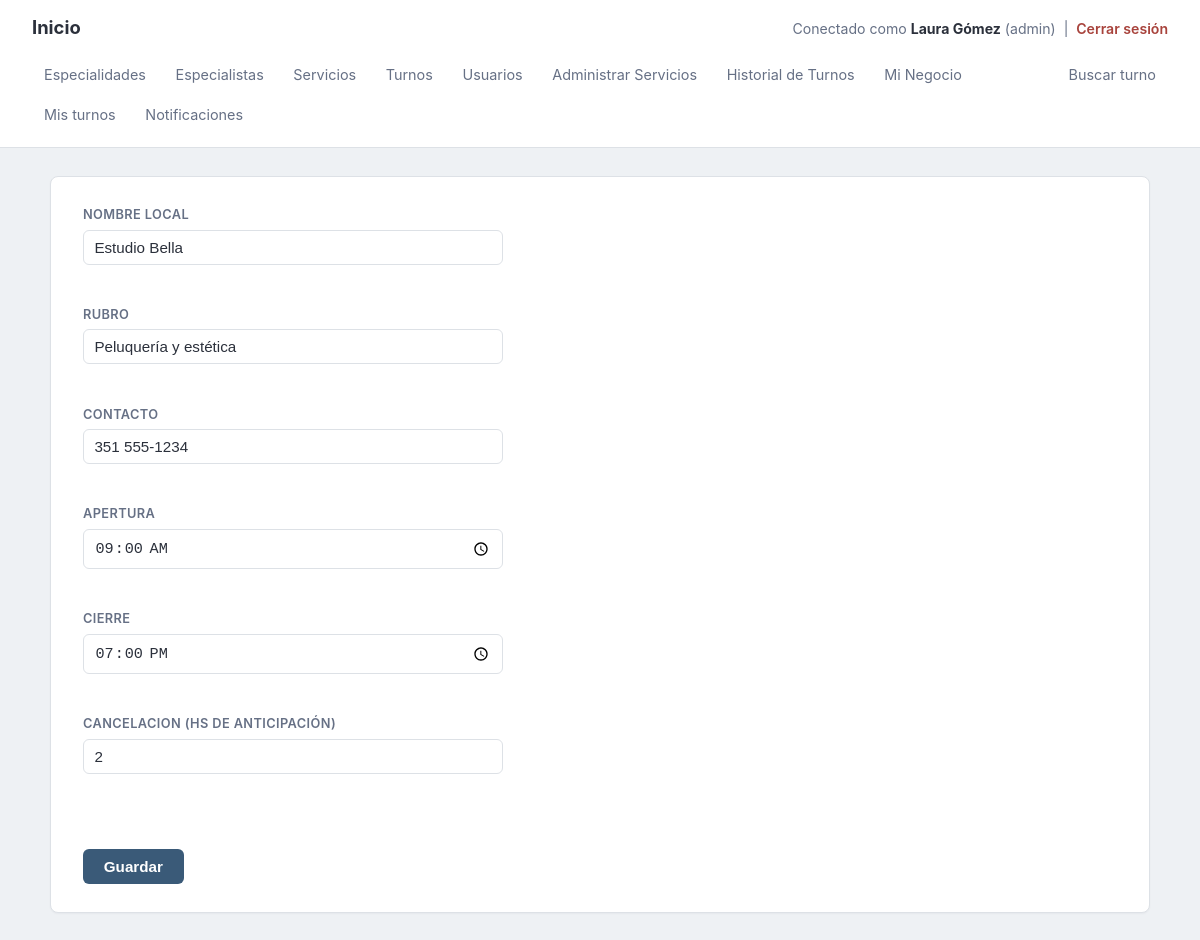
/negocio_config/modificacion/index.php (signed in), run on the app's committed database.
### tables this page shows
CREATE TABLE negocio_config (id INT AUTO_INCREMENT PRIMARY KEY, nombre_local VARCHAR(150) NOT NULL, rubro VARCHAR(100) NOT NULL, contacto VARCHAR(100) DEFAULT NULL, apertura TIME NOT NULL, cierre TIME NOT NULL, cancelacion_hs INT NOT NULL DEFAULT 2);

### negocio_config/modificacion/index.php (the view, shortened to what this page needs)
<?php
require("../../require_admin.php");
$id = $_SESSION['usuario_negocio_id'];
$stmt = $conexion->prepare("SELECT * FROM negocio_config WHERE id = ?");
$stmt->bind_param("i", $id);
$stmt->execute();
$res = $stmt->get_result();
$fila = $res->fetch_assoc();
?>
<!doctype html>
<html>
<head>
<link rel="stylesheet" href="../../estilos.css">
</head>
<body>
<?php require("../../menu_interior1.php"); ?>
<main class="container">
<form action="modificar.php" method="post">
<h3>Nombre Local</h3>
<input type="text" name="nombre_local" id="nombre_local" value="<?php echo htmlspecialchars($fila['nombre_local']); ?>" required><br>
<h3>Rubro</h3>
<input type="text" name="rubro" id="rubro" value="<?php echo htmlspecialchars($fila['rubro']); ?>" required><br>
<h3>Contacto</h3>
<input type="text" name="contacto" id="contacto" value="<?php echo htmlspecialchars($fila['contacto']); ?>"><br>
<h3>Apertura</h3>
<input type="time" name="apertura" id="apertura" value="<?php echo htmlspecialchars($fila['apertura']); ?>" required><br>
<h3>Cierre</h3>
<input type="time" name="cierre" id="cierre" value="<?php echo htmlspecialchars($fila['cierre']); ?>" required><br>
<h3>Cancelacion (hs de anticipación)</h3>
<input type="number" name="cancelacion_hs" id="cancelacion_hs" min="0" value="<?php echo htmlspecialchars($fila['cancelacion_hs']); ?>"><br>
<br><br>
<input type="submit" value="Guardar">
</form>
</main>
</body>
</html>

### estilos.css (style rules this page uses)
:root { --bg: #eef1f4; --surface: #ffffff; --text: #2b303b; --text-muted: #667085; --border: #dde1e6; --primary: #3a5a78; --primary-dark: #2c4a63; --danger: #a8433c; --radius: 6px; }
* { box-sizing: border-box; }
html, body { margin: 0; padding: 0; min-height: 100%; }
body { background: var(--bg); color: var(--text); font-family: -apple-system, BlinkMacSystemFont, "Segoe UI", Roboto, Helvetica, Arial, sans-serif; font-size: 15px; line-height: 1.5; }
main.container { max-width: 1100px; margin: 1.75rem auto; background: var(--surface); border: 1px solid var(--border); border-radius: 8px; padding: 1.75rem 2rem; box-shadow: 0 1px 2px rgba(16, 24, 40, .04); }
main.container::after { content: ""; display: table; clear: both; }
form h3 { font-size: .8rem; text-transform: uppercase; letter-spacing: .03em; color: var(--text-muted); font-weight: 600; margin: 1.1rem 0 .35rem; }
form h3:first-of-type { margin-top: 0; }
input[type="text"], input[type="email"], input[type="password"], input[type="date"], input[type="time"], input[type="number"] { display: block; width: 100%; max-width: 420px; padding: .5rem .65rem; border: 1px solid var(--border); border-radius: var(--radius); font-size: .95rem; color: var(--text); background: #fff; }
input[type="submit"] { background: var(--primary); color: #fff; border: none; padding: .55rem 1.3rem; border-radius: var(--radius); font-size: .95rem; font-weight: 600; cursor: pointer; margin-top: .5rem; }

### data on the page
negocio_config: nombre_local "Estudio Bella", rubro "Peluquería y estética", contacto "351 555-1234", apertura "09:00:00", cierre "19:00:00", cancelacion_hs "2"

### other printed values
$_SESSION['usuario_nombre'] "Laura Gómez"
$_SESSION['usuario_rol'] "admin"
